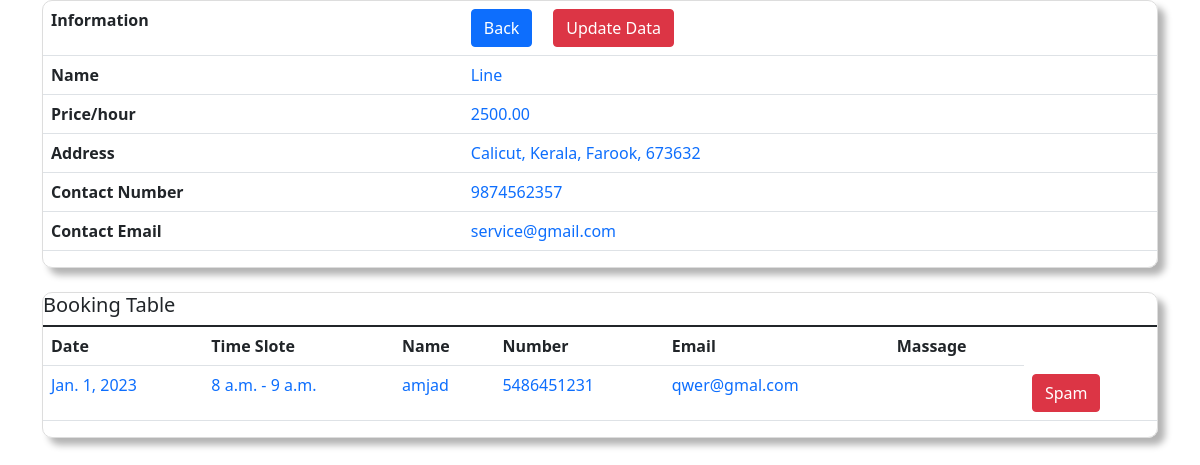
The page /serviceprovider/auditorium-dashboard/service@gmail.com/2 (signed in) on the database its author committed.
### serviceprovider/models.py (models this page shows, shortened)
class Auditorium(models.Model):
    user = models.ForeignKey(User, on_delete=models.CASCADE)
    name = models.CharField(max_length=30)
    catelog = models.ImageField(upload_to=get_catelog_upload_to)
    about = models.TextField(max_length=300)
    number = models.CharField(max_length=15)
    email = models.EmailField(null=True, blank=True)
    price = models.DecimalField(max_digits=10, decimal_places=2)
    street = models.CharField(max_length=20)
    district = models.CharField(max_length=20)
    state = models.CharField(max_length=20)
    pin = models.CharField(max_length=10)
    post = models.CharField(max_length=20)

class Book(models.Model):
    auditorium = models.ForeignKey(Auditorium, on_delete=models.CASCADE)
    user = models.ForeignKey(User, on_delete=models.CASCADE)
    book_name = models.CharField(max_length=30)
    book_number = models.CharField(max_length=15)
    book_email = models.EmailField()
    date = models.DateField()
    from_time = models.TimeField()
    to_time = models.TimeField()
    message = models.TextField(max_length=200)
    connected = models.BooleanField(default=False)

### serviceprovider/views.py (the view)
# urls.py: path('auditorium-dashboard/<str:user>/<int:id>', auditorium_dashboard, name='auditorium-dashboard'),
@login_required
def auditorium_dashboard(request, user, id):
    auditorium = Auditorium.objects.get(id=id)
    books = Book.objects.filter(auditorium=auditorium)
    context = {'auditorium':auditorium, 'books':books}
    return render(request, 'auditorium_dashboard.html', context=context)

### serviceprovider/templates/auditorium_dashboard.html (shortened to what this page needs)
<html>
    <head>
       <link href="https://cdn.jsdelivr.net/npm/bootstrap@5.1.3/dist/css/bootstrap.min.css" rel="stylesheet">
    </head>
    <body>
        <div class="container bootstrap snippets bootdey">
            <div class="panel-body inf-content">
                <div class="row">
                        <div class="table-responsive">
                            <table class="table table-user-information">
                                <tbody>
                                    <tr>
                                        <td>
                                            <strong>
                                                Information
                                            </strong>
                                        </td>
                                        <td class="text-primary">
                                            <a class="btn btn-primary" href="{% url 'users:dashboard' %}" role="button">Back</a>
                                            <a class="btn btn-danger" href="{% url 'serviceprovider:update-auditorium' auditorium.id %}">Update Data</a>
                                        </td>
                                    </tr>
                                    <tr>
                                        <td>
                                            <strong>
                                                Name
                                            </strong>
                                        </td>
                                        <td class="text-primary">
                                            {{auditorium.name}}
                                        </td>
                                    </tr>
                                    <tr>
                                        <td>
                                            <strong>
                                                Price/hour
                                            </strong>
                                        </td>
                                        <td class="text-primary">
                                            {{ auditorium.price }}
                                        </td>
                                    </tr>
                                    <tr>
                                        <td>
                                            <strong>
                                                Address
                                            </strong>
                                        </td>
                                        <td class="text-primary">
                                            {{auditorium.district}}, {{auditorium.state}}, {{auditorium.post}}, {{auditorium.pin}}
                                        </td>
                                    </tr>
                                    <tr>
                                        <td>
                                            <strong>
                                                Contact Number
                                            </strong>
                                        </td>
                                        <td class="text-primary">
                                            {{auditorium.number}}
                                        </td>
                                    </tr>
                                    <tr>
                                        <td>
                                            <strong>
                                                Contact Email
                                            </strong>
                                        </td>
                                        <td class="text-primary">
                                            {{auditorium.email}}
                                        </td>
                                    </tr>
                                </tbody>
                            </table>
                        </div>
                    </div>
                </div>
            </div>
        <br>
        <div class="container bootstrap snippets bootdey">
            <div class="panel-body inf-content">
                <div class="row">
                        <div class="table-responsive">
                            <table class="table table-user-information">
                                <thead>
                                    <h5>
                                        Booking Table
                                    </h5>
                                </thead>
                                <tbody>
                                    <tr>
                                        <td>
                                            <strong>
                                                <span class="glyphicon glyphicon-asterisk">Date</span>
                                            </strong>
                                        </td>
                                        <td>
                                            <strong>
                                                <span class="glyphicon glyphicon-asterisk">Time Slote</span>
                                            </strong>
                                        </td>
                                        <td>
                                            <strong>
                                                <span class="glyphicon glyphicon-asterisk">Name</span>
                                            </strong>
                                        </td>
                                        <td>
                                            <strong>
                                                <span class="glyphicon glyphicon-asterisk">Number</span>
                                            </strong>
                                        </td>
                                        <td>
                                            <strong>
                                                <span class="glyphicon glyphicon-asterisk">Email</span>
                                            </strong>
                                        </td>
                                        <td>
                                            <strong>
                                                <span class="glyphicon glyphicon-asterisk">Massage</span>
                                            </strong>
                                        </td>
                                    </tr>
                                    {% for book in books %}
                                    <tr>
                                        <td>
                                            <span class="glyphicon glyphicon-asterisk text-primary">{{book.date}}</span>
                                        </td>
                                        <td>
                                            <span class="glyphicon glyphicon-asterisk text-primary">{{book.from_time}} - {{book.to_time}}</span>
                                        </td>
                                        <td>
                                            <span class="glyphicon glyphicon-asterisk text-primary">{{book.book_name}}</span>
                                        </td>
                                        <td>
                                            <span class="glyphicon glyphicon-asterisk text-primary">{{book.book_number}}</span>
                                        </td>
                                        <td>
                                            <span class="glyphicon glyphicon-asterisk text-primary">{{book.book_email}}</span>
                                        </td>
                                        <td>
                                        </td>
                                        <td>
                                            {% if book.connected == False %}
                                            <a class="btn btn-primary" href="{% url 'home:connected' book.id %}">Connected</a>
                                            {% elif book.connected == True %}
                                            <a class="btn btn-danger" href="{% url 'home:remove' book.id %}">Spam</a>
                                            {% elif date >= book.date%}
                                            <a class="btn btn-primary" href="{% url 'home:remove' book.id %}">Clear</a>
                                            {% endif %}
                                        </td>
                                    </tr>
                                    {%endfor%}
                                </tbody>
                            </table>
                        </div>
                    </div>
                </div>
            </div>
    </body>
</html>

### serviceprovider/templates/auditorium_dashboard.html (style rules this page uses)
.inf-content { border:1px solid #DDDDDD; -webkit-border-radius:10px; -moz-border-radius:10px; border-radius:10px; box-shadow: 7px 7px 7px rgba(0, 0, 0, 0.3); }

### rows shown on the page
Auditorium: name "Line", price "2500.00", district "Calicut", state "Kerala", post "Farook", pin "673632", number "9874562357", email "service@gmail.com"
Book: date "Jan. 1, 2023", from_time "8 a.m.", to_time "9 a.m.", book_name "amjad", book_number "5486451231", book_email "qwer@gmal.com", connected "Spam"
